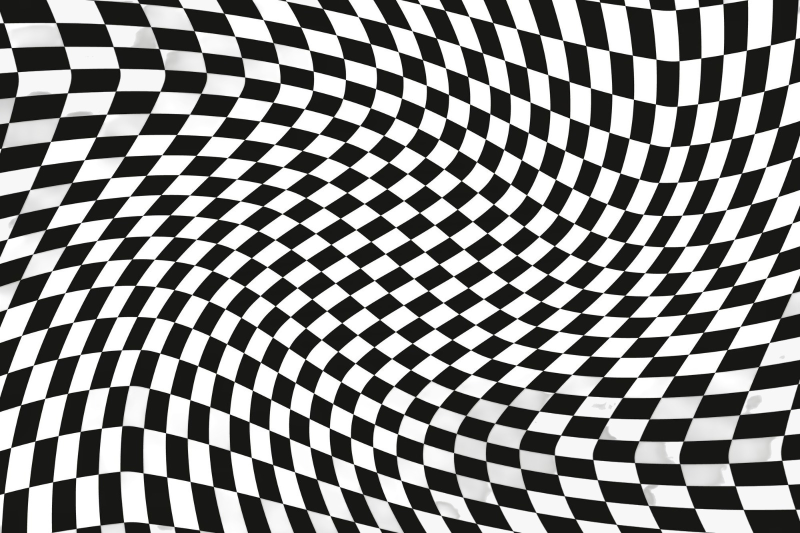
//> input picture Hafta-02/05-Dogrusal-Parlaklik-Donusumu/img.jpeg, 1600 x 1066 px (shown at 1/2 size)
$ ./histogram_threads   (built with g++ and OpenCV 4)
//> lines starting //> are read from the running program, lines starting //| are printed output that depends on the picture; after the words box and inside, x2 and y2 are one past the last pixel; in counts of white or black regions, pixels touching at a corner belong together

#include <opencv2/opencv.hpp>
#include <iostream>
#include <thread>
#include <array>
#include <string>

const int LEVELS = 256;

using Histogram = std::array<long long, LEVELS>;


// Bir parçanın histogramını hesaplar
void calculateHistogram(
    const cv::Mat& region,
    Histogram& histogram)
{
    histogram.fill(0);

    for (int row = 0; row < region.rows; row++)
    {
        for (int col = 0; col < region.cols; col++)
        {
            uchar pixel =
                region.at<uchar>(row, col);

            histogram[pixel]++;
        }
    }
}


// Histogramı görsel olarak çizer
void drawHistogram(
    const Histogram& histogram,
    const std::string& filename)
{
    const int width = 512;
    const int height = 400;

    cv::Mat histImage(
        height,
        width,
        CV_8UC3,
        cv::Scalar(255, 255, 255)
    );

    long long maxValue = 0;

    for (int i = 0; i < LEVELS; i++)
    {
        if (histogram[i] > maxValue)
            maxValue = histogram[i];
    }

    if (maxValue == 0)
        return;

    for (int i = 0; i < LEVELS; i++)
    {
        int x1 = i * 2;
        int x2 = x1 + 1;

        int barHeight =
            static_cast<int>(
                (static_cast<double>(histogram[i]) /
                 maxValue) *
                (height - 20)
            );

        cv::rectangle(
            histImage,
            cv::Point(x1, height - 1),
            cv::Point(x2, height - barHeight),
            cv::Scalar(0, 0, 0),
            cv::FILLED
        );
    }

    cv::imwrite(filename, histImage);
}


int main()
{
    cv::Mat image = cv::imread(
        "/content/img.jpeg",
        cv::IMREAD_GRAYSCALE
    );
//> image: 1066 rows x 1600 cols, CV_8UC1; min 0, max 255, mean 135.3

    if (image.empty())
    {
        std::cout << "Resim okunamadi!" << std::endl;
        return -1;
    }

    std::cout
        << "Resim boyutu: "
        << image.cols << " x "
        << image.rows
        << std::endl;
//| Resim boyutu: 1600 x 1066


    int halfWidth =
        image.cols / 2;
//> halfWidth = 800

    int halfHeight =
        image.rows / 2;
//> halfHeight = 533


    // Resmi 4 parçaya ayır
    cv::Mat p1 = image(
        cv::Rect(
            0,
            0,
            halfWidth,
            halfHeight
        )
    );
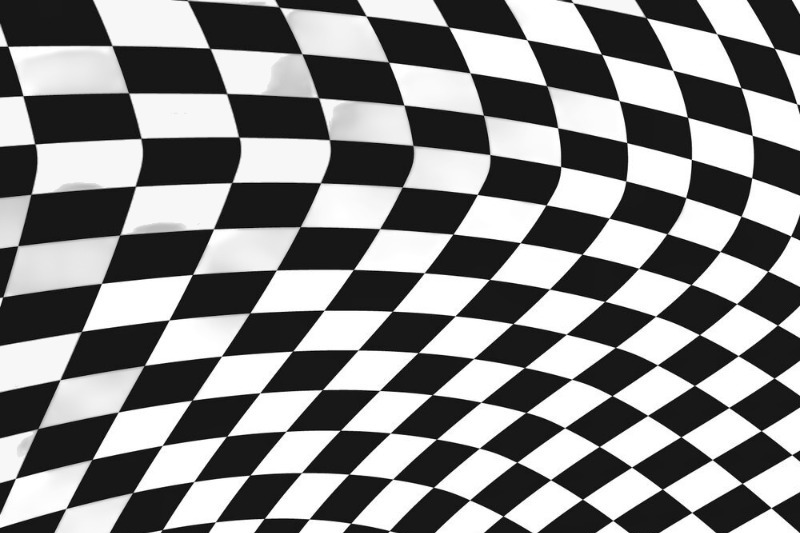
//> p1: 533 rows x 800 cols, CV_8UC1; min 0, max 255, mean 134

    cv::Mat p2 = image(
        cv::Rect(
            halfWidth,
            0,
            image.cols - halfWidth,
            halfHeight
        )
    );
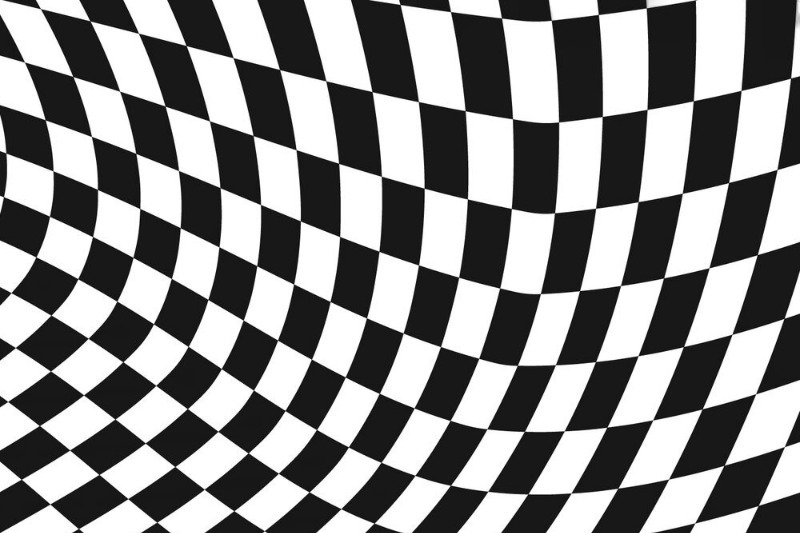
//> p2: 533 rows x 800 cols, CV_8UC1; min 0, max 255, mean 138.2

    cv::Mat p3 = image(
        cv::Rect(
            0,
            halfHeight,
            halfWidth,
            image.rows - halfHeight
        )
    );
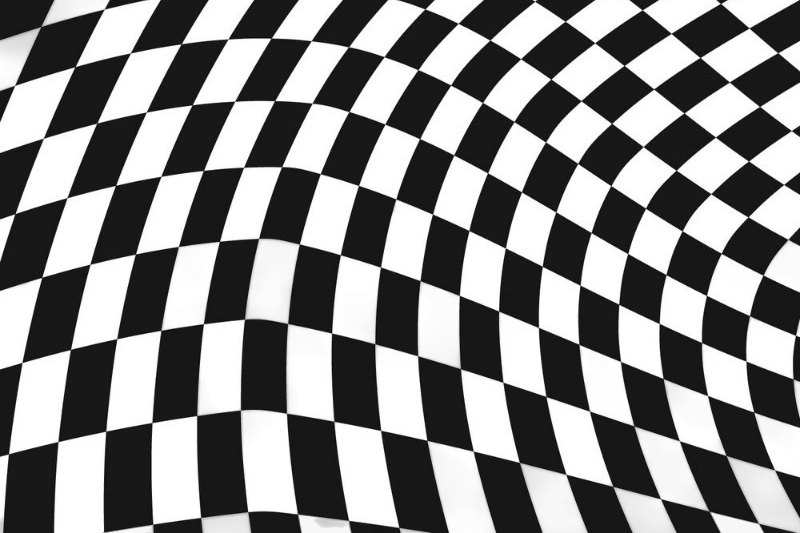
//> p3: 533 rows x 800 cols, CV_8UC1; min 0, max 255, mean 137

    cv::Mat p4 = image(
        cv::Rect(
            halfWidth,
            halfHeight,
            image.cols - halfWidth,
            image.rows - halfHeight
        )
    );
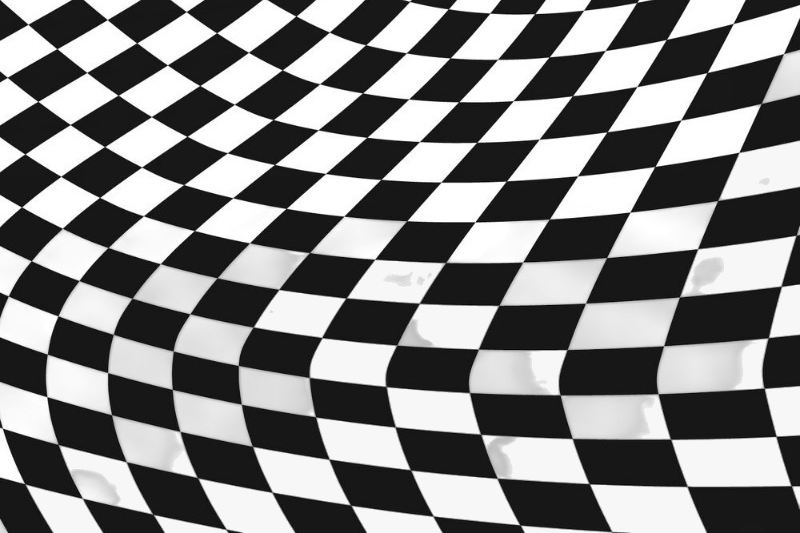
//> p4: 533 rows x 800 cols, CV_8UC1; min 0, max 255, mean 131.9


    Histogram h1, h2, h3, h4;


    // 4 thread paralel histogram hesabı
    std::thread t1(
        calculateHistogram,
        std::cref(p1),
        std::ref(h1)
    );

    std::thread t2(
        calculateHistogram,
        std::cref(p2),
        std::ref(h2)
    );

    std::thread t3(
        calculateHistogram,
        std::cref(p3),
        std::ref(h3)
    );

    std::thread t4(
        calculateHistogram,
        std::cref(p4),
        std::ref(h4)
    );


    t1.join();
    t2.join();
    t3.join();
    t4.join();


    // Ana histogramı oluştur
    Histogram mainHistogram;
    mainHistogram.fill(0);

    for (int i = 0; i < LEVELS; i++)
    {
        mainHistogram[i] =
            h1[i] +
            h2[i] +
            h3[i] +
            h4[i];
    }


    // Histogram görsellerini oluştur
    drawHistogram(
        h1,
        "/content/part1_hist.png"
    );
//> after the loop in drawHistogram, `for (int i = 0; i < LEVELS; i++)`:
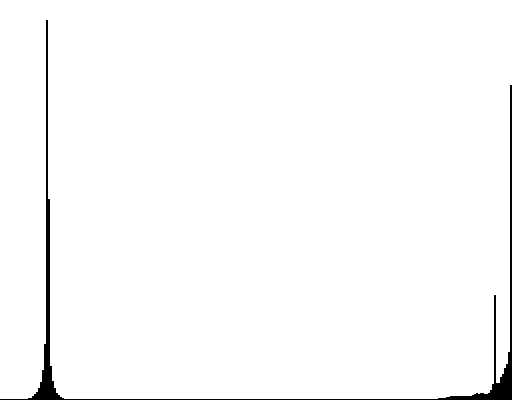
//> histImage: 400 rows x 512 cols, CV_8UC3; 98.3% white; 1 black region, box (x1, y1, x2, y2) and area: (0, 20, 512, 400) 3524

    drawHistogram(
        h2,
        "/content/part2_hist.png"
    );
//> after the loop in drawHistogram (call 2), `for (int i = 0; i < LEVELS; i++)`: histImage: 400 rows x 512 cols, CV_8UC3; 98.7% white; 1 black region, box (x1, y1, x2, y2) and area: (0, 20, 512, 400) 2564

    drawHistogram(
        h3,
        "/content/part3_hist.png"
    );
//> after the loop in drawHistogram (call 3), `for (int i = 0; i < LEVELS; i++)`: histImage: 400 rows x 512 cols, CV_8UC3; 98.5% white; 1 black region, box (x1, y1, x2, y2) and area: (0, 20, 512, 400) 3028

    drawHistogram(
        h4,
        "/content/part4_hist.png"
    );
//> call 4 of drawHistogram, with filename = "/content/part4_hist.png"
//> after the loop in drawHistogram (call 4), `for (int i = 0; i < LEVELS; i++)`:
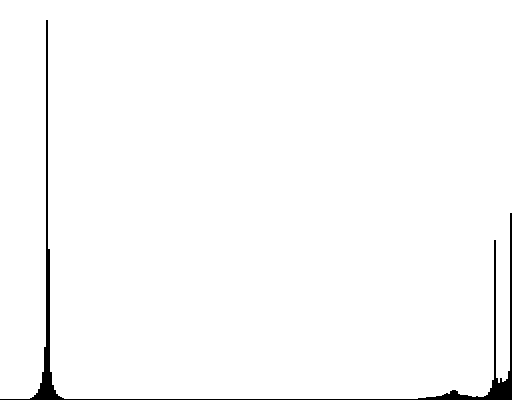
//> histImage: 400 rows x 512 cols, CV_8UC3; 98.4% white; 1 black region, box (x1, y1, x2, y2) and area: (0, 20, 512, 400) 3222

    drawHistogram(
        mainHistogram,
        "/content/main_hist.png"
    );
//> after the loop in drawHistogram (call 5), `for (int i = 0; i < LEVELS; i++)`:
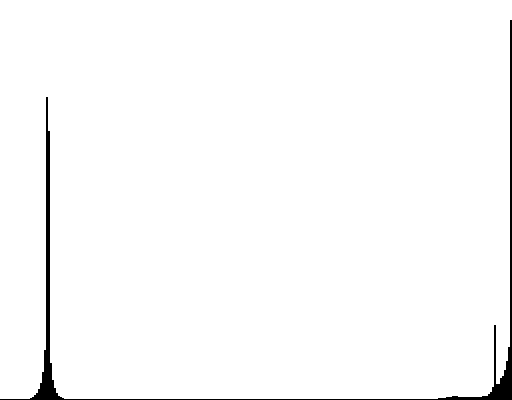
//> histImage: 400 rows x 512 cols, CV_8UC3; 98.3% white; 1 black region, box (x1, y1, x2, y2) and area: (0, 20, 512, 400) 3482


    // Kontrol
    long long total = 0;

    for (int i = 0; i < LEVELS; i++)
    {
        total += mainHistogram[i];
    }

    std::cout
        << "Histogram toplam piksel: "
        << total
        << std::endl;

    std::cout
        << "Resim toplam piksel: "
        << image.total()
        << std::endl;
//| Resim toplam piksel: 1705600

    std::cout
        << "Histogramlar olusturuldu."
        << std::endl;

    return 0;
}
